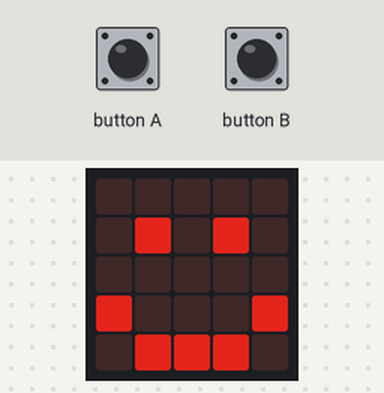
The program below on a simulated BBC micro:bit running MicroPython. On the bench: the board's 5×5 LED display. Inputs (shaded band) come from the test bench. Dim RGB values are drawn brighter than linear; random numbers come from a fixed seed.

Above: at 1.2 s.
1.3 s: button A pressed for 1 s
2.9 s: button B pressed for 0.15 s
At 4.2 s:
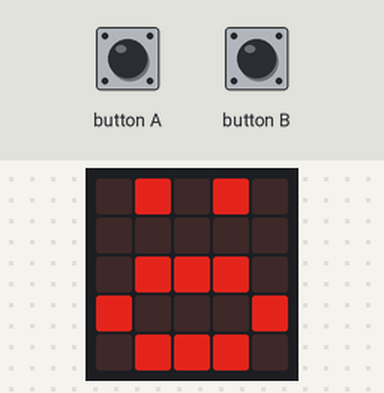
6.0 s: button A pressed for 0.15 s
At 9.6 s:
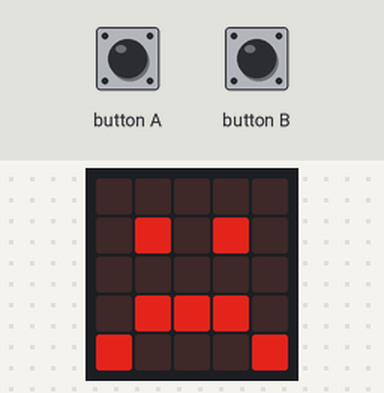
At 14.7 s:
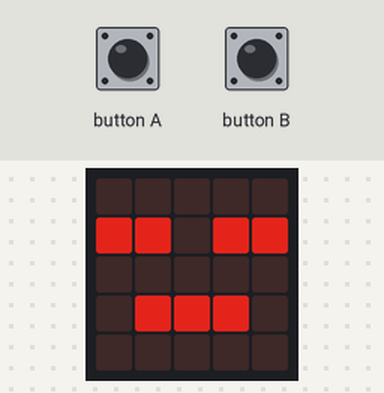
Timing chart, 0 to 15.1 s (numbered marks = the images above; inputs shaded):
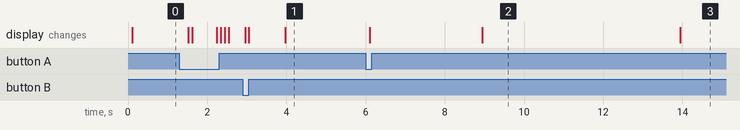

The program:

cod.py
```python
from microbit import *
import random

state = "happy"
state_changer = 0
food = 0
toy = 0
time = 0
frame_timer = 0
food_timer = 0
toy_timer = 0

happy = Image("00000:" "06060:" "00000:" "60006:" "06660:")
sad = Image("00000:" "06060:" "00000:" "06660:" "60006:")
hungry = Image("06060:" "00000:" "06660:" "60006:" "06660:")
dead = Image("00000:" "66066:" "00000:" "06660:" "00000:")

while True:
    if button_a.is_pressed():
        food_timer = running_time()
        food = 1
    if button_b.is_pressed():
        toy_timer = running_time()
        toy = 1
    if food == 1 and running_time() - food_timer >= 1000:
        food_timer = 0
        food = 0
    if toy == 1 and running_time() - toy_timer >= 1000:
        toy_timer = 0
        toy = 0
    if running_time() - frame_timer >= 100:
        frame_timer = running_time()
        if state == "happy":
            display.show(happy)
            state_changer = 0
        if state == "happy" and state_changer == 0:
            state_changer = random.randint(1, 1102)
        if state == "happy" and state_changer <= 51:
            state = "hungry"
            time = running_time()
        elif state == "happy" and state_changer >= 1051:
            state = "sad"
            time = running_time()
        state_changer = 0
        # happy
        if state == "hungry":
            display.show(hungry)
        if state == "hungry" and food == 0:
            if running_time() - time >= 5000:
                state = "dead"
        elif state == "hungry" and food == 1:
            state = "happy"
            food = 0
        # hungry
        if state == "sad":
            display.show(sad)
        if state == "sad" and toy == 0:
            if running_time() - time >= 5000:
                state = "dead"
        elif state == "sad" and toy == 1:
            state = "happy"
            toy = 0
        # sad
        if state == "dead":
            display.show(dead)
```

Measured:
- what the display in image 2 shows lasts 5.0 s, from 8.9 s to 13.9 s
